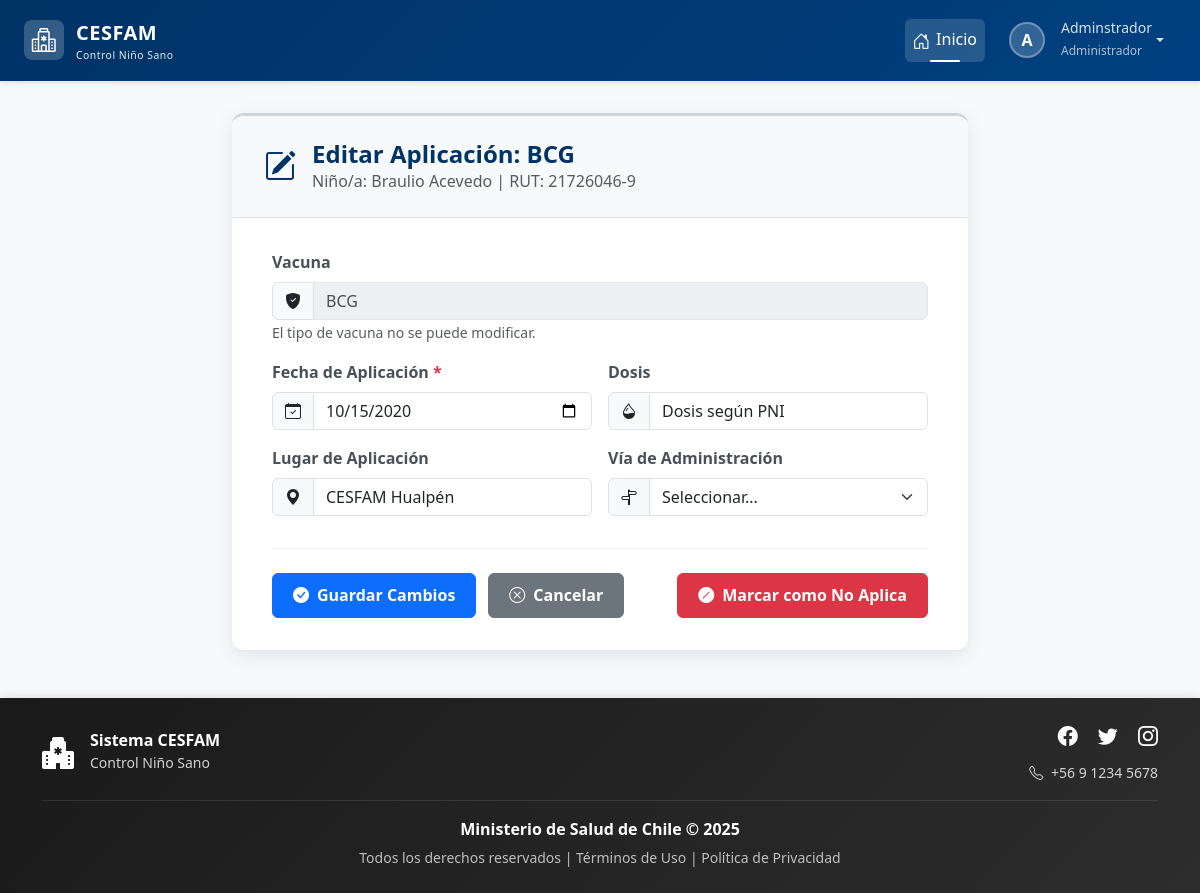
The app's page /vacunas/editar/305/ (signed in) with its own data.
### login/models.py (models this page shows, shortened)
class Usuario(AbstractBaseUser, PermissionsMixin):
    rut = models.CharField(max_length=10, unique=True)
    nombre_completo = models.CharField(max_length=200)
    email = models.EmailField(unique=True)
    rol = models.ForeignKey(Rol, on_delete=models.PROTECT)
    clave_temporal = models.BooleanField(default=False)
    nombre_completo_norm = models.CharField(
        max_length=200,
        editable=False,
        db_index=True
    )
    activo = models.BooleanField(default=True)
    is_staff = models.BooleanField(default=False) # Necesario para el admin de Django
    fecha_creacion = models.DateTimeField(default=timezone.now)
    objects = UsuarioManager()
    USERNAME_FIELD = 'rut'
    REQUIRED_FIELDS = ['nombre_completo', 'email']

class Rol(models.Model):
    id = models.AutoField(primary_key=True)
    nombre_rol = models.CharField(max_length=30, unique=True)
    descripcion = models.CharField(max_length=200)

### control/models.py (models this page shows, shortened)
class VacunaAplicada(models.Model):
    VIA_CHOICES = [
        ('I.D', 'Intradérmica'),
        ('I.M', 'Intramuscular'),
        ('S.C', 'Subcutánea'),
        ('V.O', 'Vía Oral'),
        ('N/A', 'No Aplica'),
    ]
    id = models.AutoField(primary_key=True, db_column='vacuna_aplicada_id')
    nino = models.ForeignKey(Nino, on_delete=models.CASCADE, db_column='rut_nino', related_name='vacunas_aplicadas')
    vacuna = models.ForeignKey(Vacuna, on_delete=models.PROTECT)
    fecha_programada = models.DateField()
    fecha_aplicacion = models.DateField(null=True, blank=True)
    deshabilitado = models.BooleanField(default=False, help_text="Marcar si esta vacuna no aplica o no se realizó.")
    history = HistoricalRecords()
    dosis = models.CharField(max_length=50, null=True, blank=True)
    lugar = models.CharField(max_length=100, null=True, blank=True)
    profesional = models.ForeignKey('login.Profesional', on_delete=models.SET_NULL, null=True, blank=True)
    negacion = models.BooleanField(default=False)
    via = models.CharField(max_length=10, choices=VIA_CHOICES, null=True, blank=True)
    fecha_inoculacion = models.DateField(null=True, blank=True)

class Vacuna(models.Model):
    id = models.AutoField(primary_key=True, db_column='vacuna_id')
    nom_vacuna = models.CharField(max_length=200)
    descripcion = models.CharField(max_length=200, blank=True, null=True)
    meses_programada = models.IntegerField(null=True, blank=True)
    history = HistoricalRecords()

class Nino(models.Model):
    ESTADO_SEGUIMIENTO_CHOICES = [
        ('ACTIVO', 'Seguimiento Activo'),
        ('COMPLETADO', 'Programa Completado'),
        ('TRASLADADO', 'Trasladado/Inactivo'),
        ('FALLECIDO', 'Fallecido'),
        ('OTRO', 'Otro'),
    ]
    SEXO_CHOICES = [
        ('Masculino', 'Masculino'),
        ('Femenino', 'Femenino')
    ]
    rut_nino = models.CharField(max_length=10, primary_key=True)
    nombre = models.CharField(max_length=50)
    ap_paterno = models.CharField(max_length=30)
    ap_materno = models.CharField(max_length=30, blank=True, null=True)
    fecha_nacimiento = models.DateField()
    sexo = models.CharField(max_length=20, choices=SEXO_CHOICES)
    direccion = models.CharField(max_length=200)
    fecha_registro = models.DateTimeField(auto_now_add=True)
    comuna = models.ForeignKey(Comuna, on_delete=models.PROTECT)
    estado_seguimiento = models.CharField(
        max_length=20,
        choices=ESTADO_SEGUIMIENTO_CHOICES,
        default='ACTIVO',
        verbose_name="Estado del Seguimiento"
    )
    sector = models.CharField(
        max_length=50,
        blank=True, # Lo hacemos opcional por si no se conoce al principio
        null=True,
        verbose_name="Sector Asignado"
    )
    fecha_fallecimiento = models.DateField(
        null=True,
        blank=True,
        verbose_name="Fecha de Fallecimiento"
    )
    nombre_norm = models.CharField(
        max_length=50,
        editable=False,     # No se muestra en formularios/admin
        db_index=True       # Indexado para búsquedas rápidas
    )
    ap_paterno_norm = models.CharField(
        max_length=30,
        editable=False,
        db_index=True
    )
    ap_materno_norm = models.CharField(
        max_length=30,
        blank=True,
        null=True,
        editable=False,
        db_index=True
    )
    history = HistoricalRecords()

### control/views.py (the view, shortened to what this page needs)
# urls.py: path('vacunas/editar/<int:vacuna_aplicada_id>/', views.editar_vacuna, name='editar_vacuna'),
@login_required
@rol_requerido(['Administrador', 'Profesional'])
def editar_vacuna(request, vacuna_aplicada_id):
    vacuna_aplicada = get_object_or_404(VacunaAplicada, pk=vacuna_aplicada_id)
    nino = vacuna_aplicada.nino
    contexto = {
        'vacuna_aplicada': vacuna_aplicada,
        'nino': nino,
        'via_choices': VacunaAplicada.VIA_CHOICES,
    }
    return render(request, 'control/vacuna/editar_vacuna.html', contexto)

### control/templates/control/vacuna/editar_vacuna.html (shortened to what this page needs)
{% extends 'base.html' %}
{% load static %}
{% block extra_css %}
    <link rel="stylesheet" href="{% static 'css/estiloformularios.css' %}">
{% endblock %}
{% block content %}
<div class="container">
    <div class="row justify-content-center">
        <div class="col-lg-10 col-xl-8">
            <div class="card form-card">
                <div class="form-header">
                    <div class="form-icon">
                        <i class="bi bi-pencil-square"></i>
                    </div>
                    <div>
                        <h2>Editar Aplicación: {{ vacuna_aplicada.vacuna.nom_vacuna }}</h2>
                        <p class="mb-0 text-muted">Niño/a: {{ nino.nombre }} {{ nino.ap_paterno }} | RUT: {{ nino.rut_nino }} </p>
                    </div>
                </div>
                <div class="form-body">
                    <form method="post">
                        <div class="mb-3 animate-form-element" style="animation-delay: 0.1s;">
                            <label class="form-label">Vacuna</label>
                            <div class="input-group">
                                <span class="input-group-text"><i class="bi bi-shield-fill-check"></i></span>
                                <input type="text" class="form-control" value="{{ vacuna_aplicada.vacuna.nom_vacuna }}" disabled>
                            </div>
                            <small class="form-text text-muted">El tipo de vacuna no se puede modificar.</small>
                        </div>
                        <div class="row g-3 mb-3">
                            <div class="col-md-6 animate-form-element" style="animation-delay: 0.2s;">
                                <label for="fecha_aplicacion" class="form-label form-label-required">Fecha de Aplicación</label>
                                <div class="input-group">
                                    <span class="input-group-text"><i class="bi bi-calendar-check"></i></span>
                                    <input type="date" class="form-control" id="fecha_aplicacion" name="fecha_aplicacion" value="{{ vacuna_aplicada.fecha_aplicacion|date:'Y-m-d' }}" required>
                                </div>
                            </div>
                            <div class="col-md-6 animate-form-element" style="animation-delay: 0.3s;">
                                <label for="dosis" class="form-label">Dosis</label>
                                <div class="input-group">
                                    <span class="input-group-text"><i class="bi bi-droplet-half"></i></span>
                                    <input type="text" class="form-control" id="dosis" name="dosis" value="{{ vacuna_aplicada.dosis|default:'' }}" placeholder="Ej: 1ra, Refuerzo">
                                </div>
                            </div>
                        </div>
                        <div class="row g-3 mb-4">
                            <div class="col-md-6 animate-form-element" style="animation-delay: 0.4s;">
                                <label for="lugar" class="form-label">Lugar de Aplicación</label>
                                <div class="input-group">
                                    <span class="input-group-text"><i class="bi bi-geo-alt-fill"></i></span>
                                    <input type="text" class="form-control" id="lugar" name="lugar" value="{{ vacuna_aplicada.lugar|default:'CESFAM Hualpén' }}" placeholder="Centro de salud">
                                </div>
                            </div>
                            <div class="col-md-6 animate-form-element" style="animation-delay: 0.5s;">
                                <label for="via" class="form-label">Vía de Administración</label>
                                <div class="input-group">
                                    <span class="input-group-text"><i class="bi bi-signpost-split"></i></span>
                                    <select id="via" name="via" class="form-select">
                                        <option value="" {% if not vacuna_aplicada.via %}selected{% endif %} disabled>Seleccionar...</option>
                                    </select>
                                </div>
                            </div>
                        </div>
                        <div class="form-buttons animate-form-element" style="animation-delay: 0.6s;">
                            <button type="submit" class="btn btn-primary">
                                <i class="bi bi-check-circle-fill me-2"></i>Guardar Cambios
                            </button>
                            <a href="{% url 'control:detalle_nino' nino.rut_nino %}#vacunas-pane" class="btn btn-secondary">
                                <i class="bi bi-x-circle me-2"></i>Cancelar
                            </a>
                            <button type="submit" name="action" value="disable" class="btn btn-danger ms-auto"
                                    formnovalidate
                                    onclick="return confirm('¿Estás seguro de que deseas marcar esta vacuna como NO APLICABLE?');">
                                <i class="bi bi-slash-circle-fill me-2"></i>Marcar como No Aplica
                            </button>
                        </div>
                    </form>
                </div> </div> </div>
    </div>
</div>
{% endblock %}

### templates/base.html (shortened to what this page needs)
{% load static %}
<!DOCTYPE html>
<html lang="es">
<head>
    <link href="https://cdn.jsdelivr.net/npm/bootstrap@5.3.2/dist/css/bootstrap.min.css" rel="stylesheet"
>
    <link rel="stylesheet" href="https://cdn.jsdelivr.net/npm/bootstrap-icons@1.11.1/font/bootstrap-icons.css">
    <link href="https://cdn.jsdelivr.net/npm/select2@4.1.0-rc.0/dist/css/select2.min.css" rel="stylesheet" />
    <link rel="stylesheet" href="{% static 'css/estilobase.css' %}">
    {% block extra_css %}{% endblock %}
</head>
<body>
    <nav class="navbar navbar-expand-lg navbar-dark navbar-cesfam sticky-top">
        <div class="container-fluid px-4">
            <a class="navbar-brand" href="{% url 'home' %}">
                <div class="logo-icon">
                    <i class="bi bi-hospital text-white fs-4"></i>
                </div>
                <div>
                    <span>CESFAM</span>
                    <small class="d-block" style="font-size: 0.65rem; font-weight: 400; opacity: 0.9;">
                        Control Niño Sano
                    </small>
                </div>
            </a>
            <div class="collapse navbar-collapse" id="navbarNav">
                <ul class="navbar-nav ms-auto align-items-lg-center">
                    <li class="nav-item">
                        <a class="nav-link active" href="{% url 'home' %}">
                            <i class="bi bi-house-door"></i>Inicio
                        </a>
                    </li>
                    {% if request.user.is_authenticated %}
                    <li class="nav-item dropdown ms-lg-2">
                        <a class="nav-link dropdown-toggle d-flex align-items-center" href="#"
                           id="userDropdown" role="button" data-bs-toggle="dropdown" aria-expanded="false">
                            <div class="user-avatar">
                                {{ request.user.nombre_completo|first|upper }}
                            </div>
                            <div class="d-none d-lg-block text-start ms-2">
                                <small class="d-block" style="line-height: 1.2;">
                                    {{ request.user.nombre_completo|truncatewords:2 }}
                                </small>
                                <small style="font-size: 0.75rem; opacity: 0.8;">
                                    {{ request.user.rol.nombre_rol }}
                                </small>
                            </div>
                        </a>
                    </li>
                    {% else %}
                    <li class="nav-item ms-lg-2">
                        <a class="btn btn-light btn-sm" href="{% url 'login' %}">
                            <i class="bi bi-box-arrow-in-right me-1"></i>Iniciar Sesión
                        </a>
                    </li>
                    {% endif %}
                </ul>
            </div>
        </div>
    </nav>
    <main class="main-container container-fluid px-4">
        {% block content %}
        {% endblock %}
    </main>
    <footer class="footer-cesfam text-white py-4 mt-auto">
        <div class="container">
            <div class="row align-items-center">
                <div class="col-md-4 text-center text-md-start mb-3 mb-md-0">
                    <div class="d-flex align-items-center justify-content-center justify-content-md-start">
                        <i class="bi bi-hospital-fill fs-2 me-3"></i>
                        <div>
                            <h6 class="mb-0 fw-bold">Sistema CESFAM</h6>
                            <small style="opacity: 0.8;">Control Niño Sano</small>
                        </div>
                    </div>
                </div>
                <div class="col-md-4 text-center text-md-end">
                    <div class="social-links mb-2">
                        <a href="#" class="text-white text-decoration-none me-3" aria-label="Facebook">
                            <i class="bi bi-facebook fs-5"></i>
                        </a>
                        <a href="#" class="text-white text-decoration-none me-3" aria-label="Twitter">
                            <i class="bi bi-twitter fs-5"></i>
                        </a>
                        <a href="#" class="text-white text-decoration-none" aria-label="Instagram">
                            <i class="bi bi-instagram fs-5"></i>
                        </a>
                    </div>
                    <small style="opacity: 0.8;">
                        <i class="bi bi-telephone me-1"></i> +56 9 1234 5678
                    </small>
                </div>
            </div>
            <div class="footer-divider my-3"></div>
            <div class="row">
                <div class="col-12 text-center">
                    <p class="mb-1">
                        <strong>Ministerio de Salud de Chile &copy; {% now "Y" %}</strong>
                    </p>
                    <small style="opacity: 0.7;">
                        Todos los derechos reservados |
                        <a href="#" class="text-white text-decoration-none">Términos de Uso</a> |
                        <a href="#" class="text-white text-decoration-none">Política de Privacidad</a>
                    </small>
                </div>
            </div>
        </div>
    </footer>
</body>
</html>

### records on screen
Usuario: user.nombre_completo|first "A", user.nombre_completo "Adminstrador", user.rol.nombre_rol "Administrador"
VacunaAplicada: vacuna.nom_vacuna "BCG", fecha_aplicacion "10/15/2020", dosis "Dosis según PNI", lugar "CESFAM Hualpén", via "Seleccionar..."
Nino: nombre "Braulio", ap_paterno "Acevedo", rut_nino "21726046-9"
